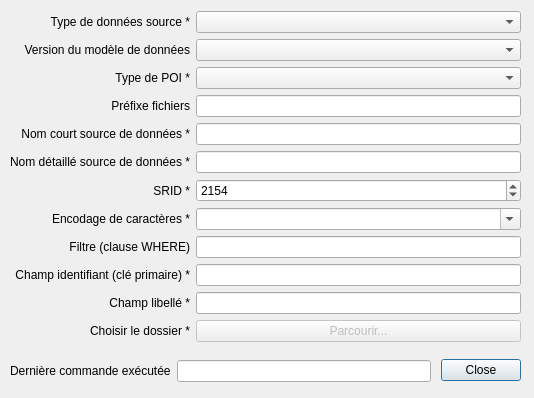
<?xml version="1.0" encoding="UTF-8"?>
<ui version="4.0">
 <class>Dialog</class>
 <widget class="QDialog" name="Dialog">
  <property name="geometry">
   <rect>
    <x>0</x>
    <y>0</y>
    <width>534</width>
    <height>398</height>
   </rect>
  </property>
  <property name="windowTitle">
   <string>Importer des points d'intérêt</string>
  </property>
  <widget class="QDialogButtonBox" name="buttonBox">
   <property name="geometry">
    <rect>
     <x>440</x>
     <y>350</y>
     <width>81</width>
     <height>41</height>
    </rect>
   </property>
   <property name="standardButtons">
    <set>QDialogButtonBox::Close</set>
   </property>
  </widget>
  <widget class="QWidget" name="layoutWidget">
   <property name="geometry">
    <rect>
     <x>10</x>
     <y>11</y>
     <width>511</width>
     <height>341</height>
    </rect>
   </property>
   <layout class="QGridLayout" name="gridLayout">
    <item row="6" column="1">
     <widget class="QSpinBox" name="spinBoxSRID">
      <property name="maximum">
       <number>9999</number>
      </property>
      <property name="value">
       <number>2154</number>
      </property>
     </widget>
    </item>
    <item row="8" column="0">
     <widget class="QLabel" name="labelFilter">
      <property name="text">
       <string>Filtre (clause WHERE)</string>
      </property>
      <property name="alignment">
       <set>Qt::AlignRight|Qt::AlignTrailing|Qt::AlignVCenter</set>
      </property>
     </widget>
    </item>
    <item row="4" column="1">
     <widget class="QLineEdit" name="lineEditSourceName"/>
    </item>
    <item row="6" column="0">
     <widget class="QLabel" name="label_2">
      <property name="text">
       <string>SRID *</string>
      </property>
      <property name="alignment">
       <set>Qt::AlignRight|Qt::AlignTrailing|Qt::AlignVCenter</set>
      </property>
     </widget>
    </item>
    <item row="4" column="0">
     <widget class="QLabel" name="labelSourceName">
      <property name="text">
       <string>Nom court source de données *</string>
      </property>
      <property name="alignment">
       <set>Qt::AlignRight|Qt::AlignTrailing|Qt::AlignVCenter</set>
      </property>
     </widget>
    </item>
    <item row="2" column="1">
     <widget class="QComboBox" name="comboBoxPOIType"/>
    </item>
    <item row="11" column="0">
     <widget class="QLabel" name="labelChoose">
      <property name="sizePolicy">
       <sizepolicy hsizetype="Preferred" vsizetype="Preferred">
        <horstretch>0</horstretch>
        <verstretch>0</verstretch>
       </sizepolicy>
      </property>
      <property name="whatsThis">
       <string/>
      </property>
      <property name="text">
       <string>Choisir le dossier *</string>
      </property>
      <property name="alignment">
       <set>Qt::AlignRight|Qt::AlignTrailing|Qt::AlignVCenter</set>
      </property>
     </widget>
    </item>
    <item row="7" column="0">
     <widget class="QLabel" name="label_5">
      <property name="text">
       <string>Encodage de caractères *</string>
      </property>
      <property name="alignment">
       <set>Qt::AlignRight|Qt::AlignTrailing|Qt::AlignVCenter</set>
      </property>
     </widget>
    </item>
    <item row="0" column="0">
     <widget class="QLabel" name="label">
      <property name="text">
       <string>Type de données source *</string>
      </property>
      <property name="alignment">
       <set>Qt::AlignRight|Qt::AlignTrailing|Qt::AlignVCenter</set>
      </property>
     </widget>
    </item>
    <item row="11" column="1">
     <widget class="QPushButton" name="pushButtonChoose">
      <property name="enabled">
       <bool>false</bool>
      </property>
      <property name="sizePolicy">
       <sizepolicy hsizetype="Preferred" vsizetype="Fixed">
        <horstretch>0</horstretch>
        <verstretch>0</verstretch>
       </sizepolicy>
      </property>
      <property name="toolTip">
       <string>&lt;html&gt;&lt;head/&gt;&lt;body&gt;&lt;p&gt;Le bouton n'est accessible qu'après avoir renseigné un préfixe pour la source. Le préfixe doit être différent de ceux des sources déjà importées (voir liste ci-dessous). &lt;/p&gt;&lt;p&gt;Attention : la source doit être un fichier .zip contenant directement les fichiers .txt, aucun dossier ne doit être inclus dans le fichier .zip. &lt;/p&gt;&lt;/body&gt;&lt;/html&gt;</string>
      </property>
      <property name="text">
       <string>Parcourir...</string>
      </property>
     </widget>
    </item>
    <item row="5" column="1">
     <widget class="QLineEdit" name="lineEditSourceComment"/>
    </item>
    <item row="1" column="1">
     <widget class="QComboBox" name="comboBoxFormatVersion"/>
    </item>
    <item row="1" column="0">
     <widget class="QLabel" name="label_3">
      <property name="text">
       <string>Version du modèle de données</string>
      </property>
      <property name="alignment">
       <set>Qt::AlignRight|Qt::AlignTrailing|Qt::AlignVCenter</set>
      </property>
     </widget>
    </item>
    <item row="2" column="0">
     <widget class="QLabel" name="label_7">
      <property name="text">
       <string>Type de POI *</string>
      </property>
      <property name="alignment">
       <set>Qt::AlignRight|Qt::AlignTrailing|Qt::AlignVCenter</set>
      </property>
     </widget>
    </item>
    <item row="8" column="1">
     <widget class="QLineEdit" name="lineEditFilter"/>
    </item>
    <item row="9" column="1">
     <widget class="QLineEdit" name="lineEditIdField">
      <property name="text">
       <string/>
      </property>
     </widget>
    </item>
    <item row="5" column="0">
     <widget class="QLabel" name="labelSourceComment">
      <property name="text">
       <string>Nom détaillé source de données *</string>
      </property>
      <property name="alignment">
       <set>Qt::AlignRight|Qt::AlignTrailing|Qt::AlignVCenter</set>
      </property>
     </widget>
    </item>
    <item row="0" column="1">
     <widget class="QComboBox" name="comboBoxFormat"/>
    </item>
    <item row="3" column="1">
     <widget class="QLineEdit" name="lineEditPrefix"/>
    </item>
    <item row="3" column="0">
     <widget class="QLabel" name="label_4">
      <property name="text">
       <string>Préfixe fichiers</string>
      </property>
      <property name="alignment">
       <set>Qt::AlignRight|Qt::AlignTrailing|Qt::AlignVCenter</set>
      </property>
     </widget>
    </item>
    <item row="9" column="0">
     <widget class="QLabel" name="labelIdField">
      <property name="text">
       <string>Champ identifiant (clé primaire) *</string>
      </property>
      <property name="alignment">
       <set>Qt::AlignRight|Qt::AlignTrailing|Qt::AlignVCenter</set>
      </property>
     </widget>
    </item>
    <item row="7" column="1">
     <widget class="QComboBox" name="comboBoxEncoding">
      <property name="editable">
       <bool>true</bool>
      </property>
     </widget>
    </item>
    <item row="10" column="1">
     <widget class="QLineEdit" name="lineEditNameField">
      <property name="text">
       <string/>
      </property>
     </widget>
    </item>
    <item row="10" column="0">
     <widget class="QLabel" name="labelNameField">
      <property name="text">
       <string>Champ libellé *</string>
      </property>
      <property name="alignment">
       <set>Qt::AlignRight|Qt::AlignTrailing|Qt::AlignVCenter</set>
      </property>
     </widget>
    </item>
   </layout>
  </widget>
  <widget class="QWidget" name="layoutWidget_2">
   <property name="geometry">
    <rect>
     <x>10</x>
     <y>360</y>
     <width>421</width>
     <height>22</height>
    </rect>
   </property>
   <layout class="QHBoxLayout" name="horizontalLayout">
    <item>
     <widget class="QLabel" name="label_8">
      <property name="text">
       <string>Dernière commande exécutée</string>
      </property>
     </widget>
    </item>
    <item>
     <widget class="QLineEdit" name="lineEditCommand"/>
    </item>
   </layout>
  </widget>
 </widget>
 <resources/>
 <connections>
  <connection>
   <sender>buttonBox</sender>
   <signal>accepted()</signal>
   <receiver>Dialog</receiver>
   <slot>accept()</slot>
   <hints>
    <hint type="sourcelabel">
     <x>248</x>
     <y>254</y>
    </hint>
    <hint type="destinationlabel">
     <x>157</x>
     <y>274</y>
    </hint>
   </hints>
  </connection>
  <connection>
   <sender>buttonBox</sender>
   <signal>rejected()</signal>
   <receiver>Dialog</receiver>
   <slot>reject()</slot>
   <hints>
    <hint type="sourcelabel">
     <x>316</x>
     <y>260</y>
    </hint>
    <hint type="destinationlabel">
     <x>286</x>
     <y>274</y>
    </hint>
   </hints>
  </connection>
 </connections>
</ui>
